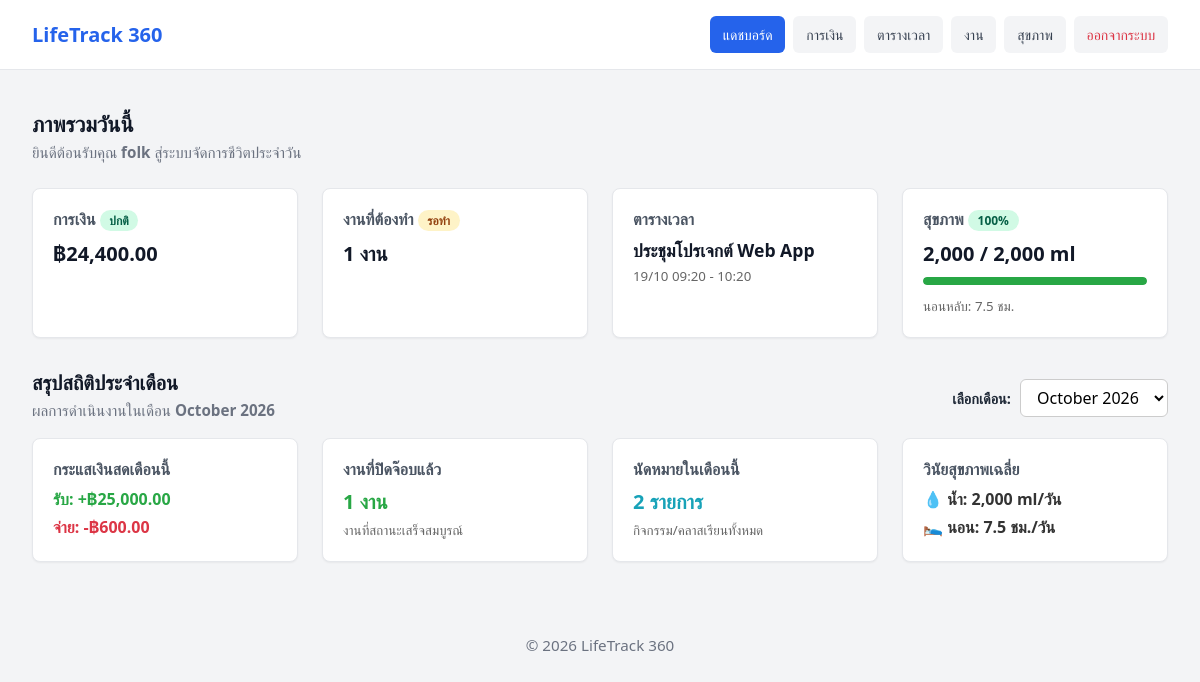
/index.php (signed in), run on the app's committed database.
### tables this page shows
CREATE TABLE schedules (
    id INT AUTO_INCREMENT PRIMARY KEY,
    user_id INT NOT NULL,
    title VARCHAR(255) NOT NULL,
    start_time DATETIME NOT NULL,
    end_time DATETIME NOT NULL,
    location VARCHAR(255) NULL,
    created_at TIMESTAMP DEFAULT CURRENT_TIMESTAMP,
    FOREIGN KEY (user_id) REFERENCES users(id) ON DELETE CASCADE
);

CREATE TABLE health_logs (
    id INT AUTO_INCREMENT PRIMARY KEY,
    user_id INT NOT NULL,
    water_intake_ml INT DEFAULT 0,
    sleep_hours DECIMAL(3, 1) DEFAULT 0,
    steps INT DEFAULT 0,
    weight_kg DECIMAL(4, 1) NULL,
    exercise_min INT DEFAULT 0,
    reading_pages INT DEFAULT 0,
    mood VARCHAR(20) DEFAULT 'happy',
    log_date DATE NOT NULL,
    created_at TIMESTAMP DEFAULT CURRENT_TIMESTAMP,
    FOREIGN KEY (user_id) REFERENCES users(id) ON DELETE CASCADE
);

### index.php (the view, shortened to what this page needs)
<?php
require_once 'config/database.php';
$user_id = $_SESSION['user_id'];
$username = htmlspecialchars($_SESSION['username']);
$today = date('Y-m-d');
$selectedPeriod = isset($_GET['period']) ? $_GET['period'] : date('Y-m');
list($currentYear, $currentMonth) = explode('-', $selectedPeriod);
$incomeStmt = $pdo->prepare("SELECT COALESCE(SUM(amount), 0) AS total FROM finance_transactions WHERE user_id = :uid AND type = 'income'");
$incomeStmt->execute([':uid' => $user_id]);
$totalIncome = (float)$incomeStmt->fetch()['total'];
$expenseStmt = $pdo->prepare("SELECT COALESCE(SUM(amount), 0) AS total FROM finance_transactions WHERE user_id = :uid AND type = 'expense'");
$expenseStmt->execute([':uid' => $user_id]);
$totalExpense = (float)$expenseStmt->fetch()['total'];
$balance = $totalIncome - $totalExpense;
$taskStmt = $pdo->prepare("SELECT COUNT(*) AS total FROM tasks WHERE user_id = :uid AND status != 'completed'");
$taskStmt->execute([':uid' => $user_id]);
$pendingTasks = $taskStmt->fetch()['total'] ?? 0;
$scheduleStmt = $pdo->prepare("SELECT * FROM schedules WHERE user_id = :uid AND end_time >= NOW() ORDER BY start_time ASC LIMIT 1");
$scheduleStmt->execute([':uid' => $user_id]);
$nextSchedule = $scheduleStmt->fetch();
$healthStmt = $pdo->prepare("SELECT water_intake_ml, sleep_hours FROM health_logs WHERE user_id = :uid AND log_date = :today");
$healthStmt->execute([':uid' => $user_id, ':today' => $today]);
$todayHealth = $healthStmt->fetch();
$waterToday = $todayHealth ? (int)$todayHealth['water_intake_ml'] : 0;
$sleepToday = $todayHealth ? (float)$todayHealth['sleep_hours'] : 0;
$waterTarget = 2000;
$waterPercent = min(100, round(($waterToday / $waterTarget) * 100));
$monthListStmt = $pdo->prepare("
    SELECT DISTINCT DATE_FORMAT(transaction_date, '%Y-%m') AS period
    FROM finance_transactions
    WHERE user_id = :uid
    ORDER BY period DESC
");
$monthListStmt->execute([':uid' => $user_id]);
$availableMonths = $monthListStmt->fetchAll(PDO::FETCH_COLUMN);
$mFinanceStmt = $pdo->prepare("
    SELECT
        COALESCE(SUM(CASE WHEN type = 'income' THEN amount ELSE 0 END), 0) AS m_income,
        COALESCE(SUM(CASE WHEN type = 'expense' THEN amount ELSE 0 END), 0) AS m_expense
    FROM finance_transactions
    WHERE user_id = :uid AND MONTH(transaction_date) = :m AND YEAR(transaction_date) = :y
");
$mFinanceStmt->execute([':uid' => $user_id, ':m' => $currentMonth, ':y' => $currentYear]);
$mFinance = $mFinanceStmt->fetch();
$mTaskStmt = $pdo->prepare("
    SELECT COUNT(*) AS completed_count
    FROM tasks
    WHERE user_id = :uid AND status = 'completed' AND MONTH(created_at) = :m AND YEAR(created_at) = :y
");
$mTaskStmt->execute([':uid' => $user_id, ':m' => $currentMonth, ':y' => $currentYear]);
$mTaskDone = $mTaskStmt->fetch()['completed_count'] ?? 0;
$mSchedStmt = $pdo->prepare("
    SELECT COUNT(*) AS total_schedules
    FROM schedules
    WHERE user_id = :uid AND MONTH(start_time) = :m AND YEAR(start_time) = :y
");
$mSchedStmt->execute([':uid' => $user_id, ':m' => $currentMonth, ':y' => $currentYear]);
$mSchedTotal = $mSchedStmt->fetch()['total_schedules'] ?? 0;
$mHealthStmt = $pdo->prepare("
    SELECT
        COALESCE(AVG(water_intake_ml), 0) AS avg_water,
        COALESCE(AVG(sleep_hours), 0) AS avg_sleep
    FROM health_logs
    WHERE user_id = :uid AND MONTH(log_date) = :m AND YEAR(log_date) = :y
");
$mHealthStmt->execute([':uid' => $user_id, ':m' => $currentMonth, ':y' => $currentYear]);
$mHealth = $mHealthStmt->fetch();
?>
<!DOCTYPE html>
<html lang="th">
<head>
  <link rel="stylesheet" href="assets/css/reset.css">
  <link rel="stylesheet" href="assets/css/base.css">
  <link rel="stylesheet" href="assets/css/layout.css">
  <link rel="stylesheet" href="assets/css/components.css">
</head>
<body>
  <header>
    <div style="display: flex; justify-content: space-between; align-items: center;">
      <h1>LifeTrack 360</h1>
    </div>
    <nav id="main-nav">
      <ul>
        <li><a href="index.php" class="active">แดชบอร์ด</a></li>
        <li><a href="finance.php">การเงิน</a></li>
        <li><a href="schedules.php">ตารางเวลา</a></li>
        <li><a href="tasks.php">งาน</a></li>
        <li><a href="health.php">สุขภาพ</a></li>
        <li><a href="logout.php" style="color: #dc3545;">ออกจากระบบ</a></li>
      </ul>
    </nav>
  </header>
  <main>
    <section>
      <h2>ภาพรวมวันนี้</h2>
      <p>ยินดีต้อนรับคุณ <strong><?php echo $username; ?></strong> สู่ระบบจัดการชีวิตประจำวัน</p>
    </section>
    <section class="dashboard-grid">
      <article id="finance-card">
        <h3>การเงิน <span class="badge badge-success">ปกติ</span></h3>
        <p class="stat-value">฿<?php echo number_format($balance, 2); ?></p>
      </article>
      <article id="task-card">
        <h3>งานที่ต้องทำ <span class="badge badge-warning">รอทำ</span></h3>
        <p class="stat-value"><?php echo $pendingTasks; ?> งาน</p>
      </article>
      <article id="schedule-card">
        <h3>ตารางเวลา</h3>
        <?php if ($nextSchedule): ?>
          <p class="stat-value" style="font-size: 1.1rem;"><?php echo htmlspecialchars($nextSchedule['title']); ?></p>
          <small style="color: #666;"><?php echo date('d/m H:i', strtotime($nextSchedule['start_time'])); ?> - <?php echo date('H:i', strtotime($nextSchedule['end_time'])); ?></small>
        <?php else: ?>
          <p class="stat-value">ยังไม่มีรายการ</p>
        <?php endif; ?>
      </article>
      <article id="health-card">
        <h3>สุขภาพ <span class="badge badge-success"><?php echo $waterPercent; ?>%</span></h3>
        <p class="stat-value"><?php echo number_format($waterToday); ?> / 2,000 ml</p>
        <div class="progress-container" style="background: #e9ecef; border-radius: 4px; height: 8px; margin: 8px 0; overflow: hidden;">
          <div class="progress-fill" style="background: #28a745; height: 100%; width: <?php echo $waterPercent; ?>%; transition: width 0.3s ease;"></div>
        </div>
        <small style="color: #666;">นอนหลับ: <?php echo number_format($sleepToday, 1); ?> ชม.</small>
      </article>
    </section>
    <section style="margin-top: 2rem; margin-bottom: 1rem; display: flex; justify-content: space-between; align-items: flex-end; flex-wrap: wrap; gap: 10px;">
      <div>
        <h2>สรุปสถิติประจำเดือน</h2>
        <p style="color: #6b7280; font-size: 0.95rem;">ผลการดำเนินงานในเดือน <strong><?php echo date('F Y', strtotime($selectedPeriod . '-01')); ?></strong></p>
      </div>
      <form action="index.php" method="GET" style="margin-bottom: 5px;">
        <label for="period" style="font-size: 0.9rem; font-weight: bold; margin-right: 5px;">เลือกเดือน:</label>
        <select name="period" id="period" onchange="this.form.submit()" style="padding: 6px 12px; border-radius: 6px; border: 1px solid #ccc; background: #fff; cursor: pointer;">
          <?php foreach ($availableMonths as $p): ?>
            <option value="<?php echo $p; ?>" <?php echo ($p === $selectedPeriod) ? 'selected' : ''; ?>>
              <?php echo date('F Y', strtotime($p . '-01')); ?>
            </option>
          <?php endforeach; ?>
        </select>
      </form>
    </section>
    <section class="dashboard-grid">
      <article>
        <h3>กระแสเงินสดเดือนนี้</h3>
        <p style="font-size: 1rem; color: #28a745; margin-bottom: 4px;">รับ: +฿<?php echo number_format($mFinance['m_income'], 2); ?></p>
        <p style="font-size: 1rem; color: #dc3545;">จ่าย: -฿<?php echo number_format($mFinance['m_expense'], 2); ?></p>
      </article>
      <article>
        <h3>งานที่ปิดจ๊อบแล้ว</h3>
        <p class="stat-value" style="color: #28a745;"><?php echo $mTaskDone; ?> งาน</p>
        <small style="color: #666;">งานที่สถานะเสร็จสมบูรณ์</small>
      </article>
      <article>
        <h3>นัดหมายในเดือนนี้</h3>
        <p class="stat-value" style="color: #17a2b8;"><?php echo $mSchedTotal; ?> รายการ</p>
        <small style="color: #666;">กิจกรรม/คลาสเรียนทั้งหมด</small>
      </article>
      <article>
        <h3>วินัยสุขภาพเฉลี่ย</h3>
        <p style="font-size: 1rem; color: #333; margin-bottom: 4px;">💧 น้ำ: <?php echo number_format($mHealth['avg_water']); ?> ml/วัน</p>
        <p style="font-size: 1rem; color: #333;">🛌 นอน: <?php echo number_format($mHealth['avg_sleep'], 1); ?> ชม./วัน</p>
      </article>
    </section>
  </main>
  <footer>
    <p>&copy; 2026 LifeTrack 360</p>
  </footer>
</body>
</html>

### assets/css/base.css (style rules this page uses)
:root { --primary-color: #2563eb; --primary-dark: #1d4ed8; --success-color: #10b981; --warning-color: #f59e0b; --danger-color: #ef4444; --bg-main: #f3f4f6; --bg-card: #ffffff; --text-main: #111827; --text-muted: #6b7280; --border-color: #e5e7eb; }
h1, h2, h3, h4 { font-weight: 700; line-height: 1.25; color: var(--text-main); }
h1 { font-size: 1.5rem; }
h2 { font-size: 1.25rem; }
h3 { font-size: 1.1rem; }
p { color: var(--text-muted); font-size: 0.95rem; }
nav ul > li { display: block; width: 100%; }
@media (min-width: 769px) { nav ul > li { display: inline-block; width: auto; } }
nav a { font-weight: 500; }
h2 + p { margin-top: 0.25rem; }

### assets/css/layout.css (style rules this page uses)
header { background-color: #ffffff; padding: 1rem; border-bottom: 1px solid #e5e7eb; display: flex; flex-direction: column; gap: 0.75rem; }
header h1 { font-size: 1.25rem; color: #2563eb; }
#main-nav { display: none; width: 100%; }
header nav ul { display: flex; flex-direction: column; gap: 0.5rem; width: 100%; }
header nav a { display: block; width: 100%; text-align: center; padding: 0.5rem 0.8rem; border-radius: 6px; font-size: 0.875rem; background-color: #f3f4f6; color: #374151; transition: background-color 0.2s ease; text-decoration: none; }
header nav a:hover, header nav a.active { background-color: #2563eb; color: #ffffff; }
main { padding: 1.5rem 1rem; max-width: 1200px; margin: 0 auto; }
main section:first-child { margin-bottom: 1.5rem; }
main section:first-child h2 { font-size: 1.35rem; color: #111827; }
main section:first-child p { color: #6b7280; font-size: 0.95rem; }
.dashboard-grid { display: grid; grid-template-columns: 1fr; gap: 1rem; }
article { background-color: #ffffff; border-radius: 8px; padding: 1.25rem; border: 1px solid #e5e7eb; box-shadow: 0 1px 2px rgba(0, 0, 0, 0.05); }
article h3 { font-size: 1rem; color: #4b5563; margin-bottom: 0.5rem; }
article p { font-size: 1.25rem; font-weight: bold; color: #111827; }
footer { text-align: center; padding: 2rem 1rem; color: #9ca3af; font-size: 0.85rem; }
@media (min-width: 640px) { .dashboard-grid { grid-template-columns: repeat(2, 1fr); } }
@media (min-width: 769px) { #main-nav { display: block !important; width: auto; } }
@media (min-width: 769px) { header nav ul { flex-direction: row; width: auto; } }
@media (min-width: 769px) { header nav a { display: inline-block; width: auto; } }
@media (min-width: 1024px) { header { flex-direction: row; justify-content: space-between; align-items: center; padding: 1rem 2rem; } }
@media (min-width: 1024px) { main { padding: 2.5rem 2rem; } }
@media (min-width: 1024px) { .dashboard-grid { grid-template-columns: repeat(4, 1fr); gap: 1.5rem; } }

### assets/css/components.css (style rules this page uses)
.badge { display: inline-block; padding: 0.2rem 0.6rem; font-size: 0.75rem; font-weight: 600; border-radius: 9999px; }
.badge-success { background-color: #d1fae5; color: #065f46; }
.badge-warning { background-color: #fef3c7; color: #92400e; }
.progress-container { width: 100%; height: 8px; background-color: #e5e7eb; border-radius: 9999px; overflow: hidden; margin-top: 0.5rem; }
.progress-fill { height: 100%; background-color: var(--primary-color); border-radius: 9999px; transition: width 0.4s ease; }

### data on the page
schedules: title "ประชุมโปรเจกต์ Web App", start_time "19/10 09:20", end_time "10:20"
health_logs: water_intake_ml "100", water_intake_ml "2,000", sleep_hours "7.5"

### other printed values
$username "folk"
$balance "24,400.00"
$pendingTasks "1"
date('F Y', strtotime($selectedPeriod . '-01')) "October 2026"
$mFinance['m_income'] "25,000.00"
$mFinance['m_expense'] "600.00"
$mTaskDone "1"
$mSchedTotal "2"
$mHealth['avg_water'] "2,000"
$mHealth['avg_sleep'] "7.5"
form field period "October 2026"
